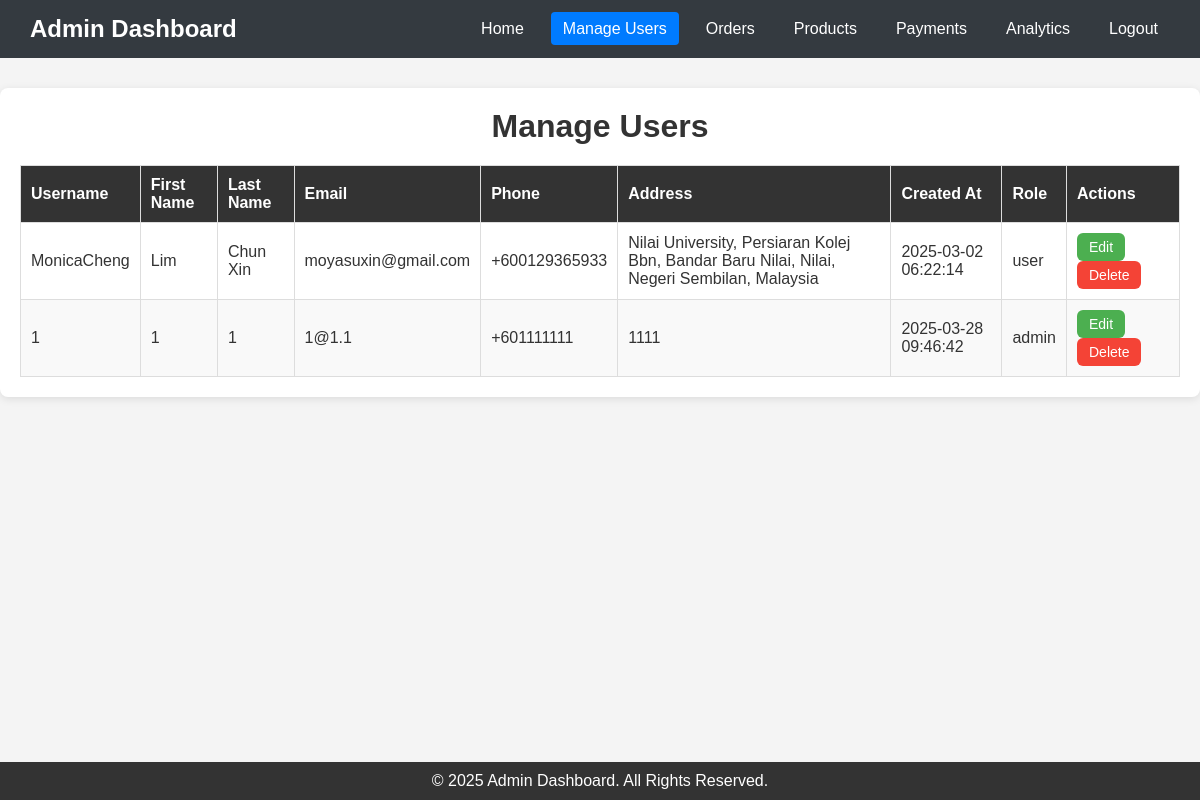
The page /admin/adminpage/manageUsers.php (signed in) on the database its author committed.
### tables this page shows
CREATE TABLE `users` (
  `id` int(11) NOT NULL,
  `username` varchar(50) NOT NULL,
  `first_name` varchar(50) NOT NULL,
  `last_name` varchar(50) NOT NULL,
  `email` varchar(100) NOT NULL,
  `phone_number` varchar(20) NOT NULL,
  `address` text NOT NULL,
  `password` varchar(255) NOT NULL,
  `created_at` timestamp NOT NULL DEFAULT current_timestamp(),
  `safe_key_question` varchar(255) NOT NULL,
  `safe_key_answer` varchar(255) NOT NULL,
  `role` enum('admin','user') NOT NULL DEFAULT 'user'
);

### admin/adminpage/manageUsers.php (the view, shortened to what this page needs)
<?php
include __DIR__ . "../../../backend/db_connect.php";
$userQuery = "SELECT id, username, first_name, last_name, email, phone_number, address, created_at, role FROM users";
$userResult = mysqli_query($conn, $userQuery);
?>
<!DOCTYPE html>
<html lang="en">
<head>
    <link rel="stylesheet" href="../adminstyle/manageUsers.css">
</head>
<body>
    <header>
        <div class="logo">
            <h1>Admin Dashboard</h1>
        </div>
        <nav>
            <ul>
                <li><a href="/BackendWebDev/admin/adminpage/MainPage.php">Home</a></li>
                <li><a href="manageUsers.php" class="active">Manage Users</a></li>
                <li><a href="orders.php">Orders</a></li>
                <li><a href="products.php">Products</a></li>
                <li><a href="payments.php">Payments</a></li>
                <li><a href="analytics.php">Analytics</a></li>
                <li><a href="../../backend/admin/authenticate/logout.php">Logout</a></li>
            </ul>
        </nav>
    </header>
    <section class="user-management">
        <h2>Manage Users</h2>
        <table>
            <thead>
                <tr>
                    <th>Username</th>
                    <th>First Name</th>
                    <th>Last Name</th>
                    <th>Email</th>
                    <th>Phone</th>
                    <th>Address</th>
                    <th>Created At</th>
                    <th>Role</th>
                    <th>Actions</th>
                </tr>
            </thead>
            <tbody>
                <?php while ($user = mysqli_fetch_assoc($userResult)) : ?>
                <tr>
                    <td><?= htmlspecialchars($user['username']) ?></td>
                    <td><?= htmlspecialchars($user['first_name']) ?></td>
                    <td><?= htmlspecialchars($user['last_name']) ?></td>
                    <td><?= htmlspecialchars($user['email']) ?></td>
                    <td><?= htmlspecialchars($user['phone_number']) ?></td>
                    <td><?= htmlspecialchars($user['address']) ?></td>
                    <td><?= htmlspecialchars($user['created_at']) ?></td>
                    <td><?= htmlspecialchars($user['role']) ?></td>
                    <td>
                        <a href="editUser.php?id=<?= $user['id'] ?>" class="btn edit-btn">Edit</a>
                        <a href="deleteUser.php?id=<?= $user['id'] ?>" class="btn delete-btn"
                            onclick="return confirm('Are you sure to delete this user?');">Delete</a>
                    </td>
                </tr>
                <?php endwhile; ?>
            </tbody>
        </table>
    </section>
    <footer>
        <p>&copy; 2025 Admin Dashboard. All Rights Reserved.</p>
    </footer>
</body>
</html>

### admin/adminstyle/manageUsers.css (style rules this page uses)
* { margin: 0; padding: 0; box-sizing: border-box; }
body { font-family: Arial, sans-serif; background-color: #f4f4f4; color: #333; }
header { background-color: #343a40; color: #fff; padding: 15px 30px; display: flex; justify-content: space-between; align-items: center; }
header .logo h1 { font-size: 24px; }
nav ul { list-style: none; display: flex; gap: 15px; }
nav ul li a { color: #fff; text-decoration: none; padding: 8px 12px; border-radius: 4px; transition: background-color 0.3s; }
nav ul li a.active { background-color: #007bff; color: #fff; }
.user-management { max-width: 1200px; margin: 30px auto; padding: 20px; background-color: white; border-radius: 8px; box-shadow: 0 2px 8px rgba(0, 0, 0, 0.1); }
.user-management h2 { font-size: 2em; margin-bottom: 20px; text-align: center; }
table { width: 100%; border-collapse: collapse; margin-top: 20px; }
table th, table td { padding: 10px; text-align: left; border: 1px solid #ddd; }
table th { background-color: #333; color: white; }
table tr:nth-child(even) { background-color: #f9f9f9; }
.btn { padding: 6px 12px; border: none; text-decoration: none; border-radius: 6px; font-size: 14px; cursor: pointer; transition: background-color 0.3s; color: white; margin-right: 8px; display: inline-block; }
.edit-btn { background-color: #4CAF50; }
.delete-btn { background-color: #f44336; }
footer { background-color: #333; color: white; text-align: center; padding: 10px 0; position: fixed; bottom: 0; width: 100%; }

### rows shown on the page
users: username "MonicaCheng", first_name "Lim", last_name "Chun Xin", email "moyasuxin@gmail.com", phone_number "+600129365933", address "Nilai University, Persiaran Kolej Bbn, Bandar Baru Nilai, Nilai, Negeri Sembilan, Malaysia", created_at "2025-03-02 06:22:14", role "user"
users: username "1", first_name "1", last_name "1", email "1@1.1", phone_number "+601111111", address "1111", created_at "2025-03-28 09:46:42", role "admin"
